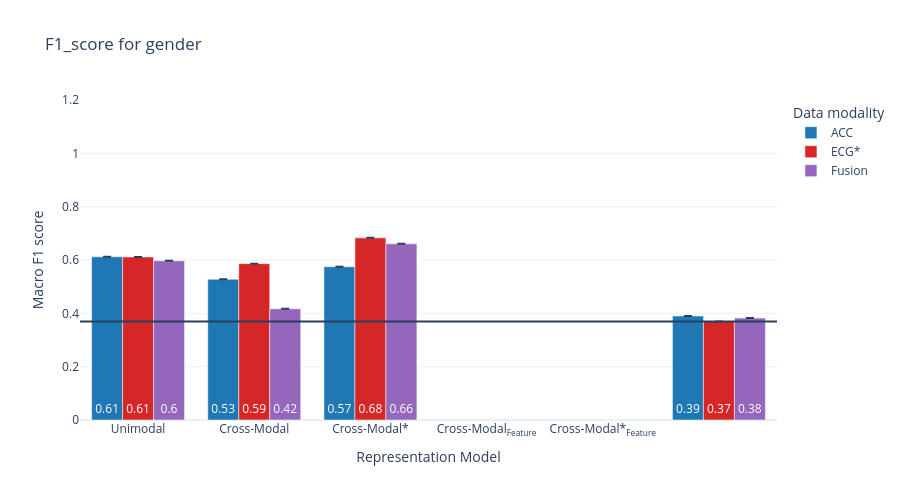
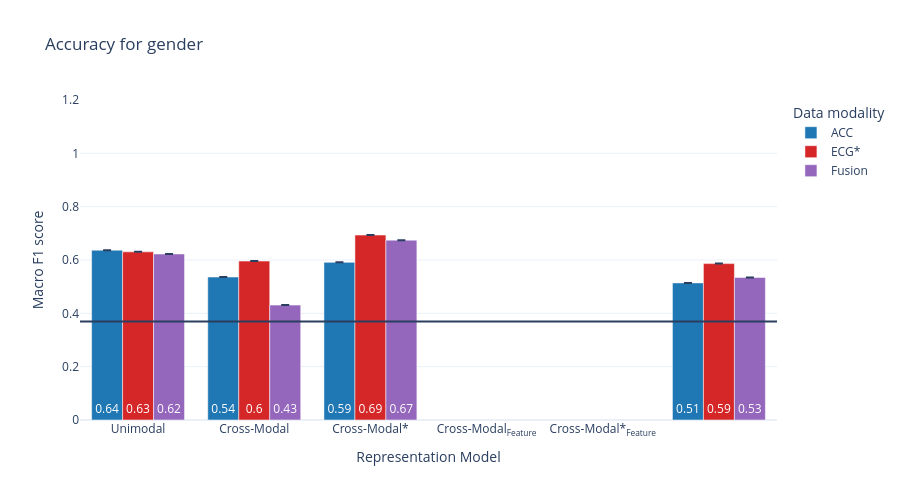

The notebook cell saved with these charts, in order:
### Code cell
aggregated_results = aggregated_results[(aggregated_results["lr"]=="0.005") & (aggregated_results["train_size"]==100)].sort_values(by="modality")

# TODO: rename Representation models with more friendly names
models_dict = {
    "unimodal": "Unimodal",
    "multimodal": "Cross-Modal",
    "multimodal_initialized_encoders": "Cross-Modal*",
    "multimodal_FL": "Cross-Modal<sub>Feature",
    "multimodal_initialized_encoders_FL": "Cross-Modal*<sub>Feature"
}

modalities_dict = {'ACC': 'ACC', 'ECG': 'ECG', 'ECG_ACC': 'Fusion', 'Baseline': 'Baseline'}
61
color_dict = {"ECG": "#D62728", "ACC": "#1F77B4", "ECG_ACC": "#9467BD"}
for metric in ["F1_score", "Accuracy"]:
    
    fig = px.bar(aggregated_results, x='experiment_description_short', color='modality',
                 color_discrete_map=color_dict, barmode="group", y=f'{metric}_mean', error_y=f'{metric}_std',
                 title=f"{metric} for {task}", text_auto=".2", height=500)
    fig.update_traces(textfont_size=12, textangle=0, textposition="inside",
                      insidetextanchor="start", cliponaxis=False)
    fig.update_xaxes(categoryorder='array',
                     categoryarray=["unimodal", "multimodal", "multimodal_initialized_encoders",
                                    # "multimodal_full_representation_initialized_encoders",
                                    # "multimodal_feature_learning_initialized_encoders",
                                    #"multimodal_FR_initialized_encoders",
                                    "multimodal_FL",
                                    "multimodal_initialized_encoders_FL",
                                    #"multimodal_FL_1_1_initialized_encoders"
                                   ],
                     tickmode='array',
                     tickvals=list(models_dict.keys()),
                     ticktext=list(models_dict.values()))
    fig.update_yaxes(range=[0, 1.2])

    # https://scikit-learn.org/stable/modules/model_evaluation.html#dummy-estimators
    # "most_frequent", "prior", "stratified", "uniform"
    fig.add_hline(y=task_baselines["most_frequent"],
                  line_dash="solid", annotation_text="")
    # fig.add_traces([
    #     go.Scatter(
    #         x=[2, 3.5, 6],
    #         y=[0.7],
    #         name='Baseline'
    #     )])

    fig.update_layout(
        template="plotly_white",
        # title="",
        xaxis_title="Representation Model",
        yaxis_title="Macro F1 score",
        legend_title_text='Data modality',
    )
    fig.for_each_trace(lambda t: t.update(name=modalities_dict[t.name] + ("*" if t.name == dominant_modality else ""),
                                      legendgroup=modalities_dict[t.name],
                                      hovertemplate=t.hovertemplate.replace(t.name, modalities_dict[t.name])))
    fig.show()

### Figure 1 — Plotly figure (JSON) as saved in the notebook; plotly's stock layout.template omitted (floating-point values rounded to 4 significant figures)
{"data": [{"alignmentgroup": "True", "cliponaxis": false, "error_y": {"array": [null, null, null, null]}, "hovertemplate": "modality=ACC<br>experiment_description_short=%{x}<br>F1_score_mean=%{y}<extra></extra>", "insidetextanchor": "start", "legendgroup": "ACC", "marker": {"color": "#1F77B4", "pattern": {"shape": ""}}, "name": "ACC", "offsetgroup": "ACC", "orientation": "v", "showlegend": true, "textangle": 0, "textfont": {"size": 12}, "textposition": "inside", "texttemplate": "%{y:.2}", "type": "bar", "x": ["multimodal", "multimodal_not_loaded_checkpoint", "unimodal", "multimodal_initialized_encoders"], "xaxis": "x", "y": [0.5277, 0.3899, 0.6119, 0.5745], "yaxis": "y"}, {"alignmentgroup": "True", "cliponaxis": false, "error_y": {"array": [null, null, null, null]}, "hovertemplate": "modality=ECG<br>experiment_description_short=%{x}<br>F1_score_mean=%{y}<extra></extra>", "insidetextanchor": "start", "legendgroup": "ECG", "marker": {"color": "#D62728", "pattern": {"shape": ""}}, "name": "ECG*", "offsetgroup": "ECG", "orientation": "v", "showlegend": true, "textangle": 0, "textfont": {"size": 12}, "textposition": "inside", "texttemplate": "%{y:.2}", "type": "bar", "x": ["unimodal", "multimodal_initialized_encoders", "multimodal", "multimodal_not_loaded_checkpoint"], "xaxis": "x", "y": [0.6114, 0.683, 0.5863, 0.3697], "yaxis": "y"}, {"alignmentgroup": "True", "cliponaxis": false, "error_y": {"array": [null, null, null, null]}, "hovertemplate": "modality=Fusion<br>experiment_description_short=%{x}<br>F1_score_mean=%{y}<extra></extra>", "insidetextanchor": "start", "legendgroup": "Fusion", "marker": {"color": "#9467BD", "pattern": {"shape": ""}}, "name": "Fusion", "offsetgroup": "ECG_ACC", "orientation": "v", "showlegend": true, "textangle": 0, "textfont": {"size": 12}, "textposition": "inside", "texttemplate": "%{y:.2}", "type": "bar", "x": ["unimodal", "multimodal", "multimodal_initialized_encoders", "multimodal_not_loaded_checkpoint"], "xaxis": "x", "y": [0.5971, 0.417, 0.6606, 0.382], "yaxis": "y"}], "layout": {"annotations": [{"showarrow": false, "text": "", "x": 1, "xanchor": "right", "xref": "x domain", "y": 0.3697, "yanchor": "bottom", "yref": "y"}], "barmode": "group", "height": 500, "legend": {"title": {"text": "Data modality"}, "tracegroupgap": 0}, "shapes": [{"line": {"dash": "solid"}, "type": "line", "x0": 0, "x1": 1, "xref": "x domain", "y0": 0.3697, "y1": 0.3697, "yref": "y"}], "title": {"text": "F1_score for gender"}, "xaxis": {"anchor": "y", "categoryarray": ["unimodal", "multimodal", "multimodal_initialized_encoders", "multimodal_FL", "multimodal_initialized_encoders_FL"], "categoryorder": "array", "domain": [0, 1], "tickmode": "array", "ticktext": ["Unimodal", "Cross-Modal", "Cross-Modal*", "Cross-Modal<sub>Feature", "Cross-Modal*<sub>Feature"], "tickvals": ["unimodal", "multimodal", "multimodal_initialized_encoders", "multimodal_FL", "multimodal_initialized_encoders_FL"], "title": {"text": "Representation Model"}}, "yaxis": {"anchor": "x", "domain": [0, 1], "range": [0, 1.2], "title": {"text": "Macro F1 score"}}}}

### Figure 2 — Plotly figure (JSON) as saved in the notebook; plotly's stock layout.template omitted (floating-point values rounded to 4 significant figures)
{"data": [{"alignmentgroup": "True", "cliponaxis": false, "error_y": {"array": [null, null, null, null]}, "hovertemplate": "modality=ACC<br>experiment_description_short=%{x}<br>Accuracy_mean=%{y}<extra></extra>", "insidetextanchor": "start", "legendgroup": "ACC", "marker": {"color": "#1F77B4", "pattern": {"shape": ""}}, "name": "ACC", "offsetgroup": "ACC", "orientation": "v", "showlegend": true, "textangle": 0, "textfont": {"size": 12}, "textposition": "inside", "texttemplate": "%{y:.2}", "type": "bar", "x": ["multimodal", "multimodal_not_loaded_checkpoint", "unimodal", "multimodal_initialized_encoders"], "xaxis": "x", "y": [0.5362, 0.5142, 0.6368, 0.5912], "yaxis": "y"}, {"alignmentgroup": "True", "cliponaxis": false, "error_y": {"array": [null, null, null, null]}, "hovertemplate": "modality=ECG<br>experiment_description_short=%{x}<br>Accuracy_mean=%{y}<extra></extra>", "insidetextanchor": "start", "legendgroup": "ECG", "marker": {"color": "#D62728", "pattern": {"shape": ""}}, "name": "ECG*", "offsetgroup": "ECG", "orientation": "v", "showlegend": true, "textangle": 0, "textfont": {"size": 12}, "textposition": "inside", "texttemplate": "%{y:.2}", "type": "bar", "x": ["unimodal", "multimodal_initialized_encoders", "multimodal", "multimodal_not_loaded_checkpoint"], "xaxis": "x", "y": [0.6305, 0.6934, 0.5959, 0.5865], "yaxis": "y"}, {"alignmentgroup": "True", "cliponaxis": false, "error_y": {"array": [null, null, null, null]}, "hovertemplate": "modality=Fusion<br>experiment_description_short=%{x}<br>Accuracy_mean=%{y}<extra></extra>", "insidetextanchor": "start", "legendgroup": "Fusion", "marker": {"color": "#9467BD", "pattern": {"shape": ""}}, "name": "Fusion", "offsetgroup": "ECG_ACC", "orientation": "v", "showlegend": true, "textangle": 0, "textfont": {"size": 12}, "textposition": "inside", "texttemplate": "%{y:.2}", "type": "bar", "x": ["unimodal", "multimodal", "multimodal_initialized_encoders", "multimodal_not_loaded_checkpoint"], "xaxis": "x", "y": [0.6226, 0.4308, 0.6745, 0.5346], "yaxis": "y"}], "layout": {"annotations": [{"showarrow": false, "text": "", "x": 1, "xanchor": "right", "xref": "x domain", "y": 0.3697, "yanchor": "bottom", "yref": "y"}], "barmode": "group", "height": 500, "legend": {"title": {"text": "Data modality"}, "tracegroupgap": 0}, "shapes": [{"line": {"dash": "solid"}, "type": "line", "x0": 0, "x1": 1, "xref": "x domain", "y0": 0.3697, "y1": 0.3697, "yref": "y"}], "title": {"text": "Accuracy for gender"}, "xaxis": {"anchor": "y", "categoryarray": ["unimodal", "multimodal", "multimodal_initialized_encoders", "multimodal_FL", "multimodal_initialized_encoders_FL"], "categoryorder": "array", "domain": [0, 1], "tickmode": "array", "ticktext": ["Unimodal", "Cross-Modal", "Cross-Modal*", "Cross-Modal<sub>Feature", "Cross-Modal*<sub>Feature"], "tickvals": ["unimodal", "multimodal", "multimodal_initialized_encoders", "multimodal_FL", "multimodal_initialized_encoders_FL"], "title": {"text": "Representation Model"}}, "yaxis": {"anchor": "x", "domain": [0, 1], "range": [0, 1.2], "title": {"text": "Macro F1 score"}}}}
